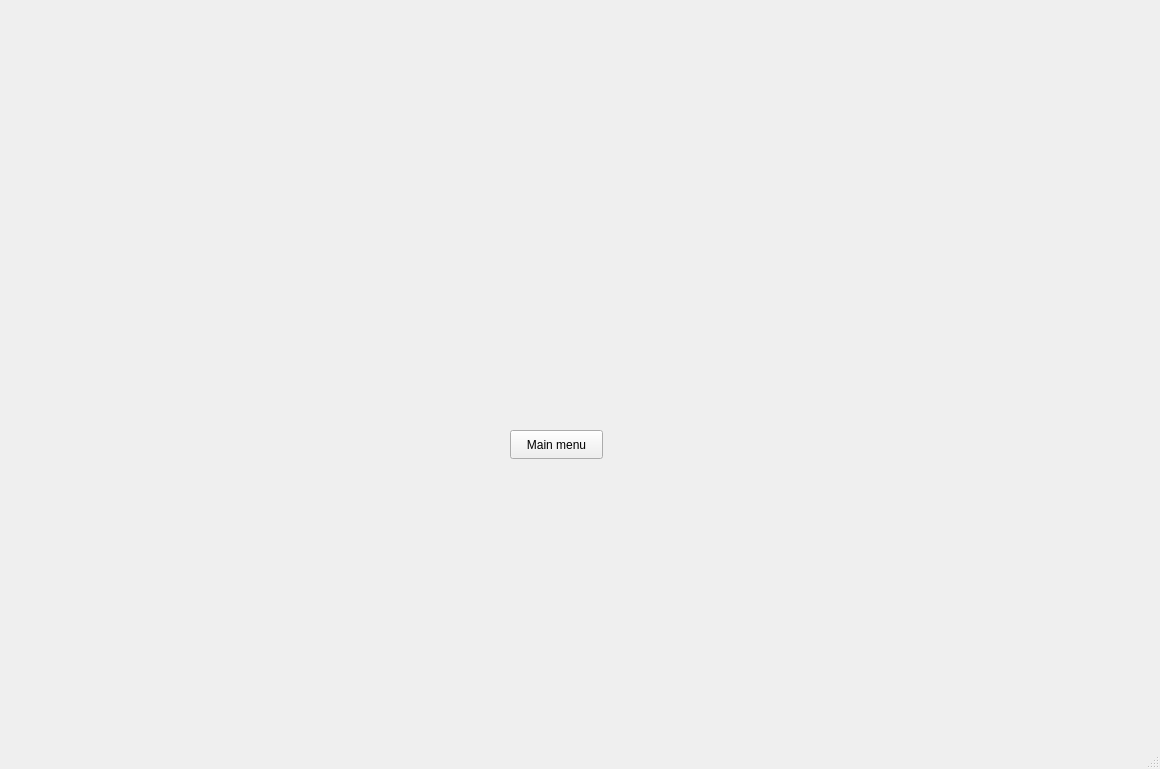
<?xml version="1.0" encoding="UTF-8"?>
<ui version="4.0">
 <class>MainWindow</class>
 <widget class="QMainWindow" name="MainWindow">
  <property name="geometry">
   <rect>
    <x>0</x>
    <y>0</y>
    <width>1160</width>
    <height>769</height>
   </rect>
  </property>
  <property name="windowTitle">
   <string>MainWindow</string>
  </property>
  <widget class="QWidget" name="centralwidget">
   <widget class="QStackedWidget" name="stackedWidget">
    <property name="geometry">
     <rect>
      <x>40</x>
      <y>0</y>
      <width>1021</width>
      <height>631</height>
     </rect>
    </property>
    <property name="currentIndex">
     <number>4</number>
    </property>
    <widget class="QWidget" name="page">
     <widget class="QLabel" name="label">
      <property name="geometry">
       <rect>
        <x>440</x>
        <y>30</y>
        <width>211</width>
        <height>20</height>
       </rect>
      </property>
      <property name="text">
       <string>Casino Game Hub</string>
      </property>
     </widget>
     <widget class="QPushButton" name="pushButton">
      <property name="geometry">
       <rect>
        <x>420</x>
        <y>80</y>
        <width>201</width>
        <height>51</height>
       </rect>
      </property>
      <property name="text">
       <string>Play Slots</string>
      </property>
     </widget>
     <widget class="QPushButton" name="pushButton_2">
      <property name="geometry">
       <rect>
        <x>420</x>
        <y>140</y>
        <width>201</width>
        <height>51</height>
       </rect>
      </property>
      <property name="text">
       <string>Play SicBo</string>
      </property>
     </widget>
     <widget class="QPushButton" name="pushButton_4">
      <property name="geometry">
       <rect>
        <x>420</x>
        <y>260</y>
        <width>201</width>
        <height>71</height>
       </rect>
      </property>
      <property name="text">
       <string>Play Blackjack</string>
      </property>
     </widget>
     <widget class="QPushButton" name="pushButton_3">
      <property name="geometry">
       <rect>
        <x>420</x>
        <y>190</y>
        <width>201</width>
        <height>61</height>
       </rect>
      </property>
      <property name="text">
       <string>Play Roulette</string>
      </property>
     </widget>
     <widget class="QLabel" name="label_2">
      <property name="geometry">
       <rect>
        <x>430</x>
        <y>400</y>
        <width>211</width>
        <height>20</height>
       </rect>
      </property>
      <property name="text">
       <string>Select a game to begin!</string>
      </property>
     </widget>
     <widget class="QLabel" name="label_3">
      <property name="geometry">
       <rect>
        <x>1040</x>
        <y>20</y>
        <width>63</width>
        <height>20</height>
       </rect>
      </property>
      <property name="text">
       <string>Page 1</string>
      </property>
     </widget>
     <widget class="QLabel" name="playerLabel">
      <property name="geometry">
       <rect>
        <x>30</x>
        <y>20</y>
        <width>191</width>
        <height>20</height>
       </rect>
      </property>
      <property name="text">
       <string>Player Balance: </string>
      </property>
     </widget>
     <widget class="QLabel" name="initialBalanceLabel">
      <property name="geometry">
       <rect>
        <x>140</x>
        <y>10</y>
        <width>111</width>
        <height>51</height>
       </rect>
      </property>
      <property name="text">
       <string/>
      </property>
     </widget>
    </widget>
    <widget class="QWidget" name="page_4">
     <widget class="QLabel" name="label_4">
      <property name="geometry">
       <rect>
        <x>1050</x>
        <y>30</y>
        <width>63</width>
        <height>20</height>
       </rect>
      </property>
      <property name="text">
       <string>Page 2</string>
      </property>
     </widget>
     <widget class="QPushButton" name="spinButton">
      <property name="geometry">
       <rect>
        <x>430</x>
        <y>110</y>
        <width>181</width>
        <height>29</height>
       </rect>
      </property>
      <property name="text">
       <string>Spin the wheel!</string>
      </property>
     </widget>
     <widget class="QPushButton" name="backButton">
      <property name="geometry">
       <rect>
        <x>460</x>
        <y>500</y>
        <width>151</width>
        <height>29</height>
       </rect>
      </property>
      <property name="text">
       <string>Back to main menu</string>
      </property>
     </widget>
     <widget class="QLabel" name="label_10">
      <property name="geometry">
       <rect>
        <x>290</x>
        <y>130</y>
        <width>63</width>
        <height>20</height>
       </rect>
      </property>
      <property name="text">
       <string/>
      </property>
     </widget>
     <widget class="QLabel" name="label_9">
      <property name="geometry">
       <rect>
        <x>640</x>
        <y>130</y>
        <width>63</width>
        <height>20</height>
       </rect>
      </property>
      <property name="text">
       <string/>
      </property>
     </widget>
     <widget class="QLabel" name="label_8">
      <property name="geometry">
       <rect>
        <x>680</x>
        <y>160</y>
        <width>63</width>
        <height>20</height>
       </rect>
      </property>
      <property name="text">
       <string/>
      </property>
     </widget>
     <widget class="QLabel" name="resultLabel">
      <property name="geometry">
       <rect>
        <x>420</x>
        <y>160</y>
        <width>231</width>
        <height>121</height>
       </rect>
      </property>
      <property name="text">
       <string/>
      </property>
     </widget>
     <widget class="QLineEdit" name="betInput">
      <property name="geometry">
       <rect>
        <x>220</x>
        <y>60</y>
        <width>113</width>
        <height>26</height>
       </rect>
      </property>
     </widget>
     <widget class="QLabel" name="statusLabel">
      <property name="geometry">
       <rect>
        <x>180</x>
        <y>110</y>
        <width>111</width>
        <height>61</height>
       </rect>
      </property>
      <property name="text">
       <string/>
      </property>
     </widget>
     <widget class="QLabel" name="balanceLabel">
      <property name="geometry">
       <rect>
        <x>482</x>
        <y>400</y>
        <width>91</width>
        <height>61</height>
       </rect>
      </property>
      <property name="text">
       <string/>
      </property>
     </widget>
     <widget class="QLabel" name="label_11">
      <property name="geometry">
       <rect>
        <x>230</x>
        <y>20</y>
        <width>91</width>
        <height>20</height>
       </rect>
      </property>
      <property name="text">
       <string>Enter bet: </string>
      </property>
     </widget>
     <widget class="QLabel" name="label_16">
      <property name="geometry">
       <rect>
        <x>32</x>
        <y>20</y>
        <width>171</width>
        <height>20</height>
       </rect>
      </property>
      <property name="text">
       <string>Player Balance: </string>
      </property>
     </widget>
     <widget class="QLabel" name="playerLabel_2">
      <property name="geometry">
       <rect>
        <x>22</x>
        <y>60</y>
        <width>101</width>
        <height>20</height>
       </rect>
      </property>
      <property name="text">
       <string/>
      </property>
     </widget>
    </widget>
    <widget class="QWidget" name="page_5">
     <widget class="QLabel" name="page_three">
      <property name="geometry">
       <rect>
        <x>930</x>
        <y>20</y>
        <width>63</width>
        <height>20</height>
       </rect>
      </property>
      <property name="text">
       <string>Page 3</string>
      </property>
     </widget>
     <widget class="QPushButton" name="backButton_2">
      <property name="geometry">
       <rect>
        <x>420</x>
        <y>540</y>
        <width>161</width>
        <height>29</height>
       </rect>
      </property>
      <property name="text">
       <string>Back to main menu</string>
      </property>
     </widget>
     <widget class="QPushButton" name="diceButton">
      <property name="geometry">
       <rect>
        <x>460</x>
        <y>20</y>
        <width>93</width>
        <height>29</height>
       </rect>
      </property>
      <property name="text">
       <string>Roll the dice!</string>
      </property>
     </widget>
     <widget class="QLabel" name="diceLabel">
      <property name="geometry">
       <rect>
        <x>450</x>
        <y>230</y>
        <width>121</width>
        <height>61</height>
       </rect>
      </property>
      <property name="text">
       <string/>
      </property>
     </widget>
     <widget class="QLabel" name="getDiceLabel">
      <property name="geometry">
       <rect>
        <x>460</x>
        <y>350</y>
        <width>111</width>
        <height>71</height>
       </rect>
      </property>
      <property name="text">
       <string/>
      </property>
     </widget>
     <widget class="QLabel" name="diceMatchLabel">
      <property name="geometry">
       <rect>
        <x>450</x>
        <y>120</y>
        <width>121</width>
        <height>71</height>
       </rect>
      </property>
      <property name="text">
       <string/>
      </property>
     </widget>
     <widget class="QLabel" name="diceResult">
      <property name="geometry">
       <rect>
        <x>430</x>
        <y>480</y>
        <width>151</width>
        <height>41</height>
       </rect>
      </property>
      <property name="text">
       <string/>
      </property>
     </widget>
     <widget class="QLineEdit" name="getDiceInput">
      <property name="geometry">
       <rect>
        <x>220</x>
        <y>70</y>
        <width>141</width>
        <height>31</height>
       </rect>
      </property>
     </widget>
     <widget class="QLabel" name="label_12">
      <property name="geometry">
       <rect>
        <x>240</x>
        <y>20</y>
        <width>63</width>
        <height>20</height>
       </rect>
      </property>
      <property name="text">
       <string>Enter bet:</string>
      </property>
     </widget>
     <widget class="QLabel" name="diceStatusLabel">
      <property name="geometry">
       <rect>
        <x>50</x>
        <y>180</y>
        <width>151</width>
        <height>41</height>
       </rect>
      </property>
      <property name="text">
       <string/>
      </property>
     </widget>
     <widget class="QLabel" name="diceVerdict">
      <property name="geometry">
       <rect>
        <x>440</x>
        <y>70</y>
        <width>131</width>
        <height>31</height>
       </rect>
      </property>
      <property name="text">
       <string/>
      </property>
     </widget>
     <widget class="QLabel" name="playerLabel_3">
      <property name="geometry">
       <rect>
        <x>20</x>
        <y>80</y>
        <width>81</width>
        <height>20</height>
       </rect>
      </property>
      <property name="text">
       <string/>
      </property>
     </widget>
     <widget class="QLabel" name="label_18">
      <property name="geometry">
       <rect>
        <x>-20</x>
        <y>20</y>
        <width>111</width>
        <height>20</height>
       </rect>
      </property>
      <property name="text">
       <string>Player Balance:</string>
      </property>
     </widget>
    </widget>
    <widget class="QWidget" name="page_3">
     <widget class="QLabel" name="label_6">
      <property name="geometry">
       <rect>
        <x>520</x>
        <y>40</y>
        <width>63</width>
        <height>20</height>
       </rect>
      </property>
      <property name="text">
       <string>Page 4</string>
      </property>
     </widget>
     <widget class="QPushButton" name="backButton_3">
      <property name="geometry">
       <rect>
        <x>450</x>
        <y>560</y>
        <width>171</width>
        <height>29</height>
       </rect>
      </property>
      <property name="text">
       <string>Back to main menu</string>
      </property>
     </widget>
     <widget class="QLabel" name="label_13">
      <property name="geometry">
       <rect>
        <x>10</x>
        <y>60</y>
        <width>91</width>
        <height>20</height>
       </rect>
      </property>
      <property name="text">
       <string>Enter bet:</string>
      </property>
     </widget>
     <widget class="QLabel" name="label_14">
      <property name="geometry">
       <rect>
        <x>120</x>
        <y>40</y>
        <width>151</width>
        <height>61</height>
       </rect>
      </property>
      <property name="text">
       <string>Enter number (0-36): </string>
      </property>
     </widget>
     <widget class="QLabel" name="rouletteStatus">
      <property name="geometry">
       <rect>
        <x>0</x>
        <y>170</y>
        <width>111</width>
        <height>20</height>
       </rect>
      </property>
      <property name="text">
       <string/>
      </property>
     </widget>
     <widget class="QLabel" name="rouletteStatus_2">
      <property name="geometry">
       <rect>
        <x>130</x>
        <y>160</y>
        <width>111</width>
        <height>20</height>
       </rect>
      </property>
      <property name="text">
       <string/>
      </property>
     </widget>
     <widget class="QLineEdit" name="rouletteBet">
      <property name="geometry">
       <rect>
        <x>0</x>
        <y>120</y>
        <width>113</width>
        <height>26</height>
       </rect>
      </property>
     </widget>
     <widget class="QLineEdit" name="rouletteNum">
      <property name="geometry">
       <rect>
        <x>130</x>
        <y>120</y>
        <width>113</width>
        <height>26</height>
       </rect>
      </property>
     </widget>
     <widget class="QPushButton" name="rouletteSpin">
      <property name="geometry">
       <rect>
        <x>480</x>
        <y>118</y>
        <width>131</width>
        <height>61</height>
       </rect>
      </property>
      <property name="text">
       <string>Spin the wheel!</string>
      </property>
     </widget>
     <widget class="QLabel" name="rouletteResults">
      <property name="geometry">
       <rect>
        <x>452</x>
        <y>239</y>
        <width>191</width>
        <height>81</height>
       </rect>
      </property>
      <property name="text">
       <string/>
      </property>
     </widget>
     <widget class="QLabel" name="rouletteVerdict">
      <property name="geometry">
       <rect>
        <x>470</x>
        <y>440</y>
        <width>141</width>
        <height>91</height>
       </rect>
      </property>
      <property name="text">
       <string/>
      </property>
     </widget>
     <widget class="QLabel" name="spinLabel">
      <property name="geometry">
       <rect>
        <x>480</x>
        <y>200</y>
        <width>141</width>
        <height>20</height>
       </rect>
      </property>
      <property name="text">
       <string/>
      </property>
     </widget>
     <widget class="QLabel" name="label_17">
      <property name="geometry">
       <rect>
        <x>0</x>
        <y>20</y>
        <width>121</width>
        <height>20</height>
       </rect>
      </property>
      <property name="text">
       <string>Player Balance: </string>
      </property>
     </widget>
     <widget class="QLabel" name="playerLabel_4">
      <property name="geometry">
       <rect>
        <x>130</x>
        <y>20</y>
        <width>131</width>
        <height>20</height>
       </rect>
      </property>
      <property name="text">
       <string/>
      </property>
     </widget>
    </widget>
    <widget class="QWidget" name="page_2">
     <widget class="QLabel" name="bjPlayerLabel">
      <property name="geometry">
       <rect>
        <x>340</x>
        <y>70</y>
        <width>171</width>
        <height>51</height>
       </rect>
      </property>
      <property name="text">
       <string/>
      </property>
     </widget>
     <widget class="QLabel" name="bjDealerLabel">
      <property name="geometry">
       <rect>
        <x>570</x>
        <y>70</y>
        <width>161</width>
        <height>51</height>
       </rect>
      </property>
      <property name="text">
       <string/>
      </property>
     </widget>
     <widget class="QLabel" name="bjResultLabel">
      <property name="geometry">
       <rect>
        <x>430</x>
        <y>240</y>
        <width>231</width>
        <height>61</height>
       </rect>
      </property>
      <property name="text">
       <string/>
      </property>
     </widget>
     <widget class="QPushButton" name="pushButton_5">
      <property name="geometry">
       <rect>
        <x>470</x>
        <y>430</y>
        <width>93</width>
        <height>29</height>
       </rect>
      </property>
      <property name="text">
       <string>Main menu</string>
      </property>
     </widget>
    </widget>
    <widget class="QWidget" name="gameOverPage">
     <widget class="QLabel" name="label_19">
      <property name="geometry">
       <rect>
        <x>420</x>
        <y>50</y>
        <width>201</width>
        <height>101</height>
       </rect>
      </property>
      <property name="text">
       <string>GAME OVER!</string>
      </property>
     </widget>
     <widget class="QPushButton" name="restartButton">
      <property name="geometry">
       <rect>
        <x>450</x>
        <y>330</y>
        <width>93</width>
        <height>29</height>
       </rect>
      </property>
      <property name="text">
       <string>Restart!</string>
      </property>
     </widget>
    </widget>
   </widget>
  </widget>
  <widget class="QMenuBar" name="menubar">
   <property name="geometry">
    <rect>
     <x>0</x>
     <y>0</y>
     <width>1160</width>
     <height>26</height>
    </rect>
   </property>
  </widget>
  <widget class="QStatusBar" name="statusbar"/>
 </widget>
 <resources/>
 <connections/>
</ui>
